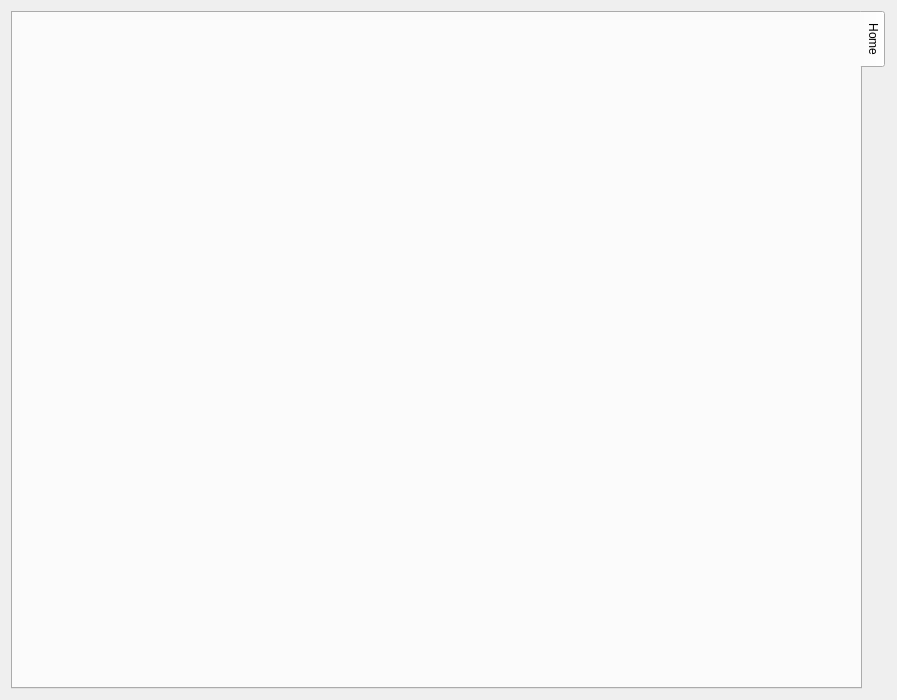
<?xml version="1.0" encoding="UTF-8"?>
<ui version="4.0">
 <class>MainWindow</class>
 <widget class="QWidget" name="MainWindow">
  <property name="geometry">
   <rect>
    <x>0</x>
    <y>0</y>
    <width>897</width>
    <height>700</height>
   </rect>
  </property>
  <property name="windowTitle">
   <string>MainWindow</string>
  </property>
  <layout class="QVBoxLayout" name="verticalLayout">
   <item>
    <widget class="QTabWidget" name="tabWidget">
     <property name="tabPosition">
      <enum>QTabWidget::East</enum>
     </property>
     <property name="currentIndex">
      <number>0</number>
     </property>
     <widget class="QWidget" name="homeTab">
      <attribute name="title">
       <string>Home</string>
      </attribute>
     </widget>
    </widget>
   </item>
  </layout>
 </widget>
 <layoutdefault spacing="6" margin="11"/>
 <resources/>
 <connections/>
</ui>
